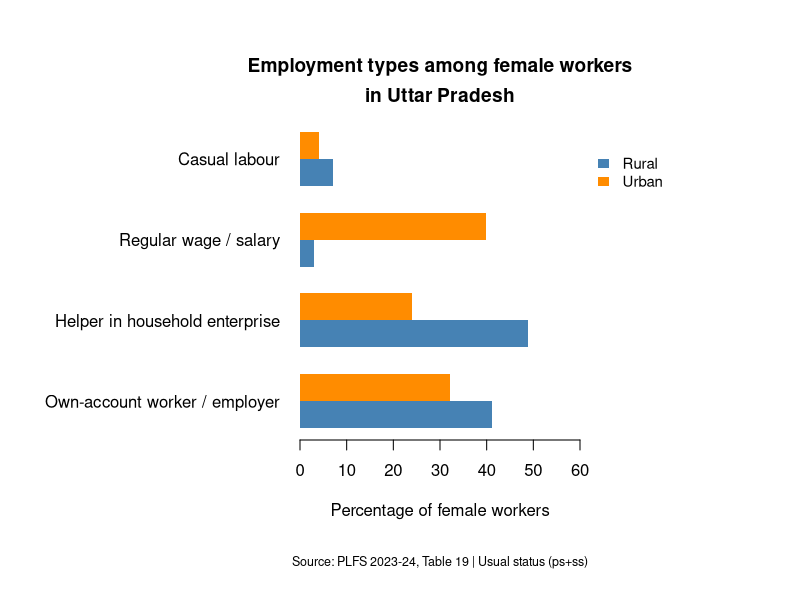
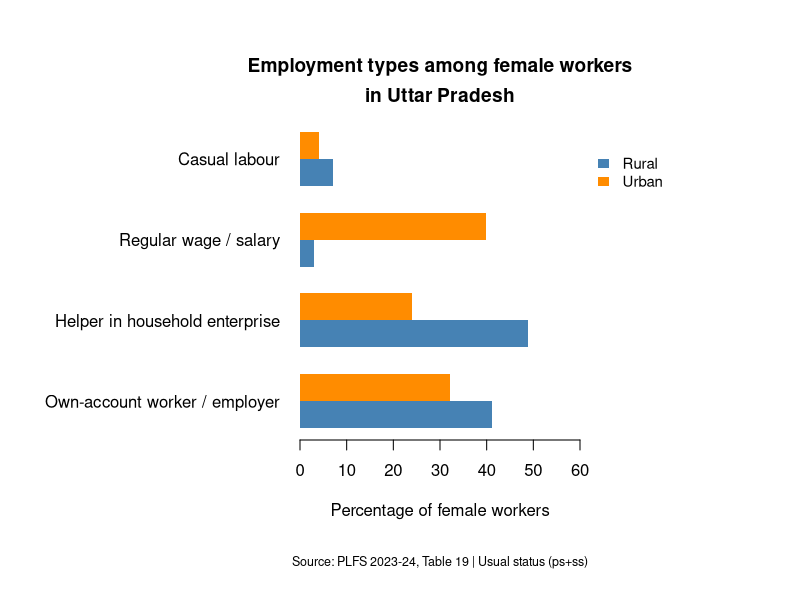

Reproduce these figures in R, in order.
# Employment categories among female workers in Uttar Pradesh
# Source: PLFS 2023-24, Table 19

employment_comparison <- data.frame(
  Category = c(
    "Own-account worker / employer",
    "Helper in household enterprise",
    "Regular wage / salary",
    "Casual labour"
  ),
  Rural = c(41.1, 48.9, 2.9, 7.1),
  Urban = c(32.1, 24.1, 39.8, 4.0)
)

# Convert the rural and urban columns into the format
# required by barplot().
chart_values <- t(
  as.matrix(employment_comparison[, c("Rural", "Urban")])
)

draw_comparison_chart <- function() {
  
  # Bottom, left, top and right margins.
  # The large right margin provides a separate place for the legend.
  par(
    mar = c(8, 15, 6, 11),
    xpd = NA
  )
  
  bar_positions <- barplot(
    height = chart_values,
    beside = TRUE,
    horiz = TRUE,
    names.arg = employment_comparison$Category,
    las = 1,
    col = c("steelblue", "darkorange"),
    border = NA,
    xlim = c(0, 60),
    main = "",
    xlab = ""
  )
  
  # A two-line title prevents it from being cut off.
  mtext(
    "Employment types among female workers",
    side = 3,
    line = 2.2,
    font = 2,
    cex = 1.15
  )
  
  mtext(
    "in Uttar Pradesh",
    side = 3,
    line = 0.7,
    font = 2,
    cex = 1.15
  )
  
  # Place the legend outside the bars, in the right margin.
  legend(
    x = 61,
    y = max(bar_positions),
    legend = c("Rural", "Urban"),
    fill = c("steelblue", "darkorange"),
    border = NA,
    bty = "n",
    cex = 0.9,
    xpd = NA
  )
  
  mtext(
    "Percentage of female workers",
    side = 1,
    line = 3
  )
  
  mtext(
    "Source: PLFS 2023-24, Table 19 | Usual status (ps+ss)",
    side = 1,
    line = 5.5,
    cex = 0.75
  )
}

# Display the chart in RStudio.
draw_comparison_chart()

# Create the output folder if it does not already exist.
dir.create("outputs", showWarnings = FALSE)

# Save a publication-quality copy.
png(
  filename = "outputs/rural_urban_female_employment_comparison.png",
  width = 2400,
  height = 1500,
  res = 180
)

draw_comparison_chart()

# Finish saving the PNG.
dev.off()
